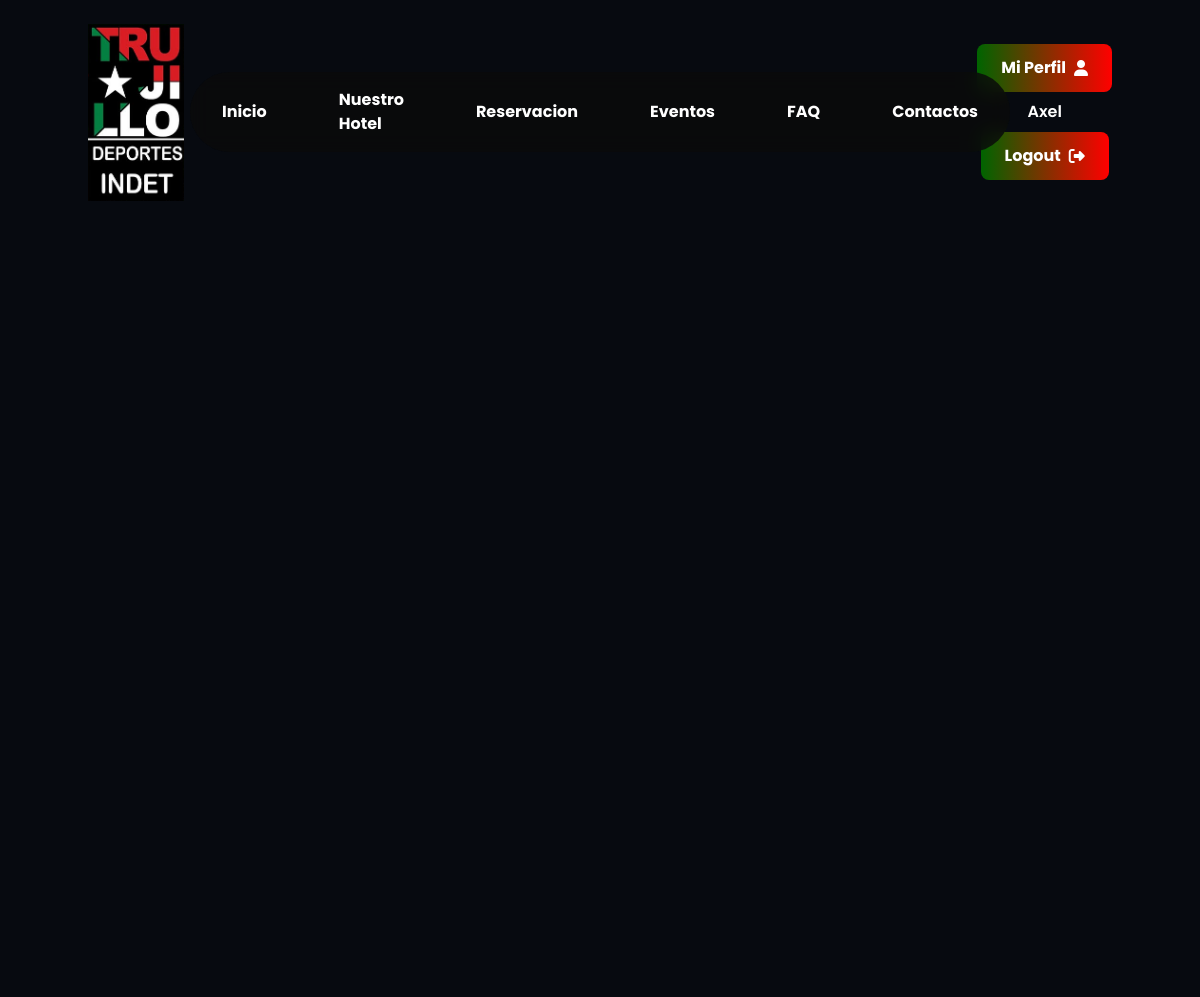
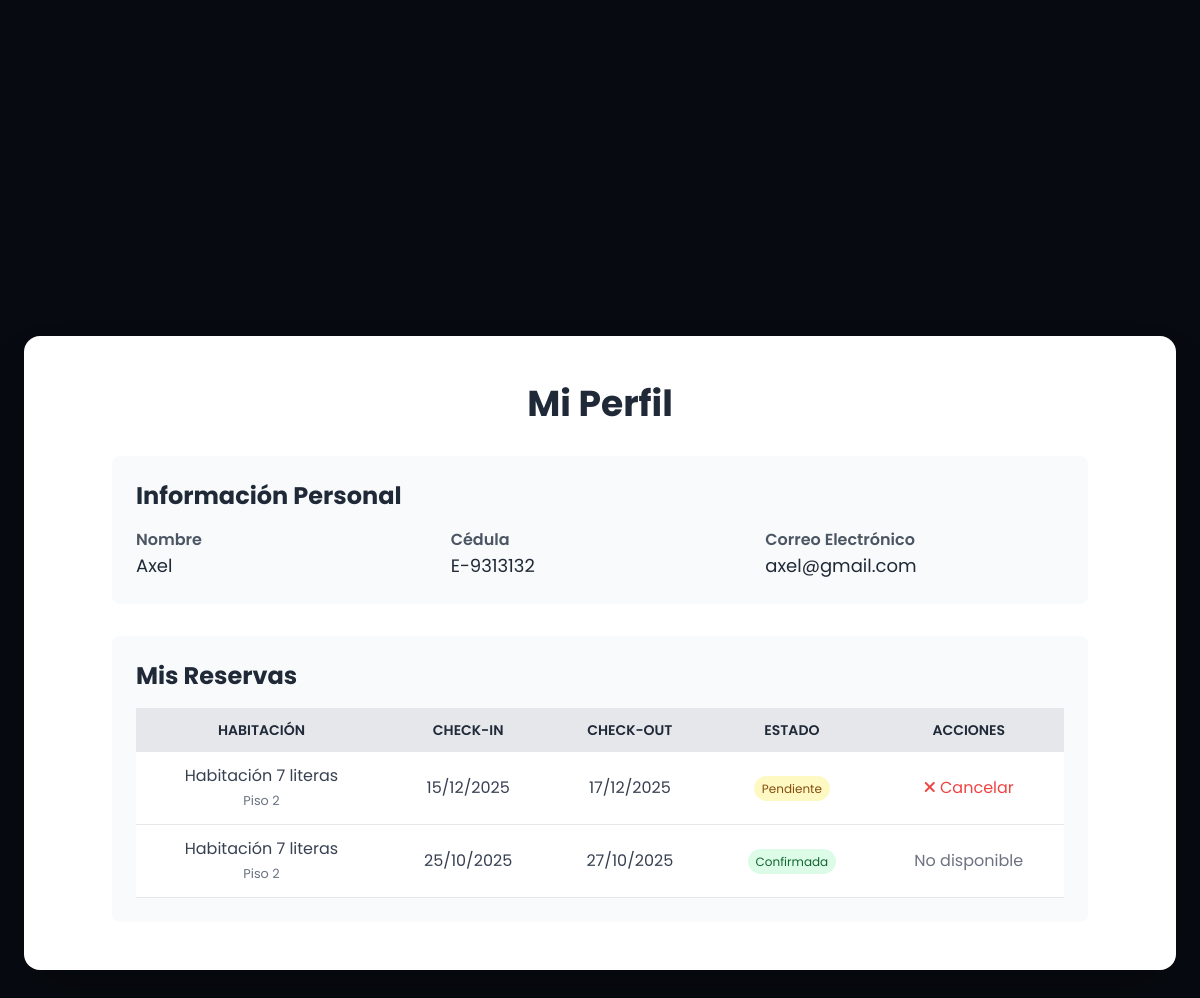
The page /user_profile.php (signed in) on the database its author committed (2 pictures, top to bottom).
### tables this page shows
CREATE TABLE `users` (
  `id` int(11) NOT NULL,
  `name` varchar(255) NOT NULL,
  `email` varchar(255) NOT NULL,
  `cedula` varchar(20) DEFAULT NULL,
  `cedula_type` varchar(10) DEFAULT 'V',
  `password` varchar(255) NOT NULL,
  `role` enum('client','admin','maintenance') NOT NULL DEFAULT 'client',
  `is_verified` tinyint(1) NOT NULL DEFAULT 1
);

### user_profile.php (the view, shortened to what this page needs)
<?php
include 'php/db.php';
$user_id = $_SESSION['user_id'];
$user_sql = "SELECT name, email, cedula_type, cedula FROM users WHERE id = ?";
$user_stmt = $conn->prepare($user_sql);
$user_stmt->bind_param("i", $user_id);
$user_stmt->execute();
$user_result = $user_stmt->get_result();
$user = $user_result->fetch_assoc();
$reservations_sql = "SELECT r.id, r.checkin_date, r.checkout_date, r.guest_name, r.guest_lastname, r.status,
                           rm.type as room_type, f.name as floor_name
                    FROM reservations r
                    JOIN rooms rm ON r.room_id = rm.id
                    JOIN floors f ON rm.floor_id = f.id
                    WHERE r.user_id = ?
                    ORDER BY r.checkin_date DESC";
$reservations_stmt = $conn->prepare($reservations_sql);
$reservations_stmt->bind_param("i", $user_id);
$reservations_stmt->execute();
$reservations_result = $reservations_stmt->get_result();
?>
<!DOCTYPE html>
<html lang="es" class="scroll-smooth">
<head>
    <script src="https://cdn.tailwindcss.com"></script>
    <link rel="stylesheet" href="https://cdnjs.cloudflare.com/ajax/libs/font-awesome/6.4.0/css/all.min.css" />
    <link rel="stylesheet" href="css/styles.css">
</head>
<body class="bg-gray-900 text-white">
    <header id="header" class="relative">
        <nav id="navbar" class="fixed top-0 left-0 w-full p-6 z-40 transition-all duration-300">
            <div class="container mx-auto grid grid-cols-3 items-center">
                <div class="justify-self-start">
                    <img src="images/logo.png" alt="INDET Logo" class="w-24 logo">
                </div>
                <div class="hidden md:flex items-center space-x-4 nav-link-container justify-self-center">
                    <a href="index.php" class="nav-button">Inicio</a>
                    <a href="hotel_info.php" class="nav-button">Nuestro Hotel</a>
                    <a href="reservar.php" class="nav-button">Reservacion</a>
                    <a href="events.php" class="nav-button">Eventos</a>
                    <a href="faq.php" class="nav-button">FAQ</a>
                    <a href="#footer" class="nav-button">Contactos</a>
                </div>
                <div class="flex flex-col items-center space-y-2 justify-self-end">
                    <?php if (isset($_SESSION['user_id'])): ?>
                        <a href="user_profile.php" class="login-button">
                            <span>Mi Perfil</span>
                            <i class="fas fa-user"></i>
                        </a>
                        <span class="text-white font-semibold"><?php echo htmlspecialchars($_SESSION['user_name']); ?></span>
                        <a href="php/logout.php" class="login-button">
                            <span>Logout</span>
                            <i class="fas fa-sign-out-alt"></i>
                        </a>
                    <?php endif; ?>
                </div>
            </div>
        </nav>
    </header>
    <main class="relative z-30 bg-transparent flex items-center justify-center min-h-screen pt-24">
        <section class="bg-white text-gray-800 py-12 relative z-30 mx-4 md:mx-auto max-w-6xl rounded-2xl shadow-2xl w-full">
            <div class="container mx-auto px-6">
                <h2 class="text-4xl font-bold text-center mb-8">Mi Perfil</h2>
                <div class="bg-gray-50 p-6 rounded-lg mb-8">
                    <h3 class="text-2xl font-bold mb-4">Información Personal</h3>
                    <div class="grid grid-cols-1 md:grid-cols-3 gap-4">
                        <div>
                            <label class="block font-semibold text-gray-600">Nombre</label>
                            <p class="text-lg"><?php echo htmlspecialchars($user['name']); ?></p>
                        </div>
                        <div>
                            <label class="block font-semibold text-gray-600">Cédula</label>
                            <p class="text-lg"><?php echo htmlspecialchars($user['cedula_type'] . '-' . $user['cedula']); ?></p>
                        </div>
                        <div>
                            <label class="block font-semibold text-gray-600">Correo Electrónico</label>
                            <p class="text-lg"><?php echo htmlspecialchars($user['email']); ?></p>
                        </div>
                    </div>
                </div>
                <div class="bg-gray-50 p-6 rounded-lg">
                    <h3 class="text-2xl font-bold mb-4">Mis Reservas</h3>
                    <?php if ($reservations_result->num_rows > 0): ?>
                        <div class="overflow-x-auto">
                            <table class="min-w-full bg-white">
                                <thead class="bg-gray-200 text-gray-800">
                                    <tr>
                                        <th class="py-3 px-4 uppercase font-semibold text-sm text-center">Habitación</th>
                                        <th class="py-3 px-4 uppercase font-semibold text-sm text-center">Check-in</th>
                                        <th class="py-3 px-4 uppercase font-semibold text-sm text-center">Check-out</th>
                                        <th class="py-3 px-4 uppercase font-semibold text-sm text-center">Estado</th>
                                        <th class="py-3 px-4 uppercase font-semibold text-sm text-center">Acciones</th>
                                    </tr>
                                </thead>
                                <tbody class="text-gray-700">
                                    <?php while($reservation = $reservations_result->fetch_assoc()): ?>
                                        <tr class="hover:bg-gray-100 border-b border-gray-200">
                                            <td class="py-3 px-4 text-center">
                                                <?php echo htmlspecialchars($reservation['room_type']); ?><br>
                                                <small class="text-gray-500"><?php echo htmlspecialchars($reservation['floor_name']); ?></small>
                                            </td>
                                            <td class="py-3 px-4 text-center"><?php echo date('d/m/Y', strtotime($reservation['checkin_date'])); ?></td>
                                            <td class="py-3 px-4 text-center"><?php echo date('d/m/Y', strtotime($reservation['checkout_date'])); ?></td>
                                            <td class="py-3 px-4 text-center">
                                                <span class="px-2 py-1 rounded-full text-xs <?php
                                                    echo $reservation['status'] === 'confirmed' ? 'bg-green-100 text-green-800' :
                                                         ($reservation['status'] === 'pending' ? 'bg-yellow-100 text-yellow-800' :
                                                          'bg-gray-100 text-gray-800');
                                                ?>">
                                                    <?php
                                                    echo $reservation['status'] === 'confirmed' ? 'Confirmada' :
                                                         ($reservation['status'] === 'pending' ? 'Pendiente' :
                                                          'Completada');
                                                    ?>
                                                </span>
                                            </td>
                                            <td class="py-3 px-4 text-center">
                                                <?php if ($reservation['status'] === 'pending'): ?>
                                                    <button onclick="showCancelModal(<?php echo $reservation['id']; ?>)" class="text-red-500 hover:text-red-700">
                                                        <i class="fas fa-times"></i> Cancelar
                                                    </button>
                                                <?php else: ?>
                                                    <span class="text-gray-500">No disponible</span>
                                                <?php endif; ?>
                                            </td>
                                        </tr>
                                    <?php endwhile; ?>
                                </tbody>
                            </table>
                        </div>
                    <?php else: ?>
                        <p class="text-center text-gray-500">No tienes reservas registradas.</p>
                    <?php endif; ?>
                </div>
            </div>
        </section>
    </main>
</body>
</html>

### css/styles.css (style rules this page uses)
:root { --font-montserrat: 'Montserrat', sans-serif; --font-poppins: 'Poppins', sans-serif; --color-green: #006400; --color-red: #FF0000; }
body { font-family: var(--font-poppins); background-color: transparent; }
.logo { transition: transform 0.3s ease; }
.nav-link-container { background-color: rgba(10, 10, 10, 0.8); backdrop-filter: blur(10px); border-radius: 9999px; padding: 0.5rem; display: flex; gap: 0.5rem; }
.nav-button { position: relative; padding: 0.5rem 1.5rem; font-weight: 700; color: white; transition: all 0.3s ease; border-radius: 9999px; }
.login-button { display: inline-flex; align-items: center; gap: 0.5rem; background: linear-gradient(90deg, var(--color-green), var(--color-red), var(--color-green)); background-size: 200% 100%; padding: 0.75rem 1.5rem; border-radius: 8px; font-weight: 700; transition: transform 0.3s, box-shadow 0.3s, background-position 0.5s ease; }

### rows shown on the page
users: name "Axel", cedula_type+cedula "E-9313132", email "axel@gmail.com"

### other values the page prints
$_SESSION['user_name'] "Axel"
$reservation['room_type'] "Habitación 7 literas"
$reservation['floor_name'] "Piso 2"
date('d/m/Y', strtotime($reservation['checkin_date'])) "15/12/2025"
date('d/m/Y', strtotime($reservation['checkout_date'])) "17/12/2025"
date('d/m/Y', strtotime($reservation['checkin_date'])) "25/10/2025"
date('d/m/Y', strtotime($reservation['checkout_date'])) "27/10/2025"
